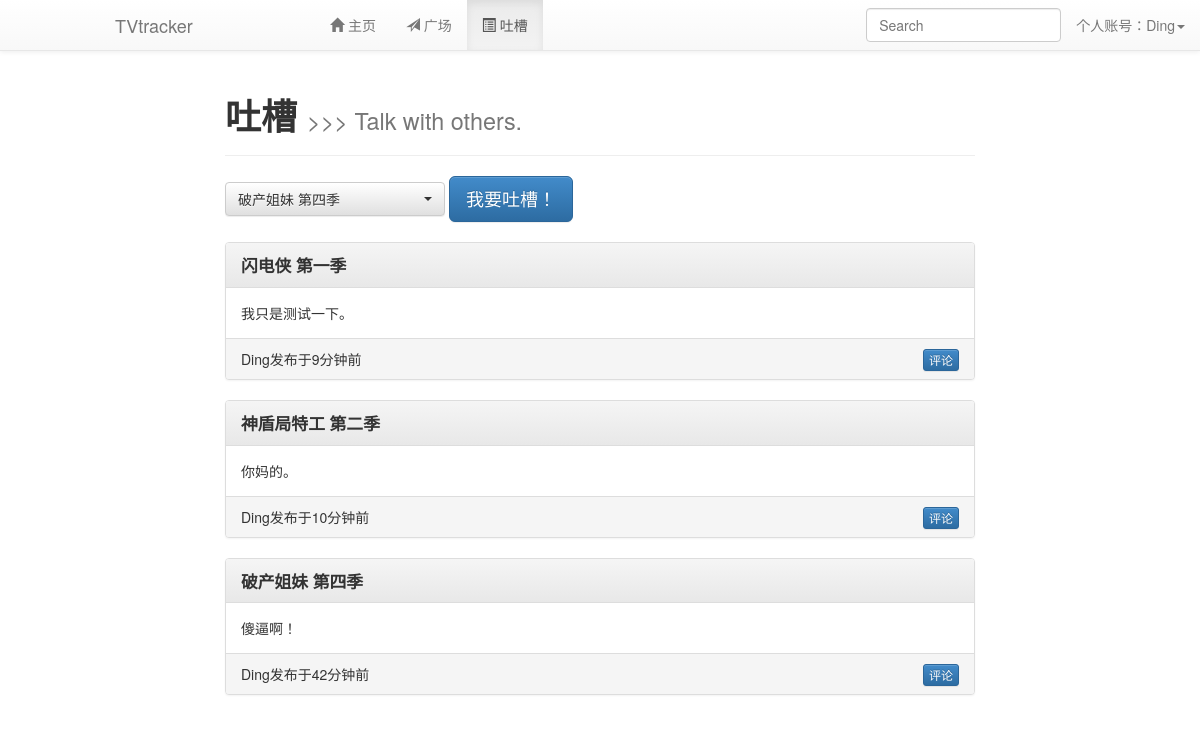
The app's page /talk (signed in) with its own data.
### tables this page shows
CREATE TABLE tracking (
    id integer primary key autoincrement,
    tvname text not null,
    userid integer not null,
    epnum integer not null default 0,
    end integer not null default 0
);

CREATE TABLE [discuss] ([id] integer PRIMARY KEY AUTOINCREMENT, [name1] text NOT NULL, [name2] text, [time] integer NOT NULL, [warning] integer NOT NULL, [level] integer NOT NULL DEFAULT '0', [content] text NOT NULL, [replyid] INTEGER, [tvname] TEXT NOT NULL);

### application.py (the view)
@app.route('/talk')
def talkPage():
    if session.get('logged_in'):
        user = query_db('select * from user where username = ?', [session['username']], one=True)
        tracking = query_db('select tvname, epnum from tracking where userid = ?', [user['id']])
        talkList = []
        sql = 'select * from discuss where tvname = ?' + ' or tvname = ?' * (len(tracking)-1)
        talk = query_db(sql+' limit 30', [i['tvname'] for i in tracking])
        talk.reverse()
        for i in talk:
            i['time'] = delta_T(i['time'])
        talkList.append(talk)
        return render_template('talkPage.html', user = user, tracking = tracking, talkList = talkList)
    else:
        return redirect(url_for('welcome'))

### application.py (called while the page is built)
def connect_db():
    return sqlite3.connect(app.config['DATABASE'])

@app.before_request
def before_request():
    g.db = connect_db()

@app.teardown_request
def teardown_request(exception):
    g.db.close()

def query_db(query, args=(), one=False):
    cur = g.db.execute(query, args)
    rv = [dict((cur.description[idx][0], value)
               for idx, value in enumerate(row)) for row in cur.fetchall()]
    return (rv[0] if rv else None) if one else rv

def delta_T(t):
    d1 = time.gmtime()
    d2 = time.gmtime(t)
    s = ''
    if d1.tm_year - d2.tm_year == 0:
        if d1.tm_mon - d2.tm_mon == 0:
            if d1.tm_mday - d2.tm_mday == 0:
                if d1.tm_hour - d2.tm_hour == 0:
                    if d1.tm_min - d2.tm_min == 0:
                        s = str(d1.tm_sec-d2.tm_sec)+u'秒前'
                    else:
                        s = str(d1.tm_min-d2.tm_min)+u'分钟前'
                else:
                    s = str(d1.tm_hour-d2.tm_hour)+u'小时前'
            else:
                s = str(d1.tm_mday-d2.tm_mday)+u'天前'
        else:
            s = str(d1.tm_mon-d2.tm_mon)+u'月前'
    else:
        s = str(d1.tm_year-d2.tm_year)+u'年前'
    return s

### templates/talkPage.html (shortened to what this page needs)
{% extends "dashboard.html" %}
{% block body %}
    <div class="page-header">
        <h1><b>吐槽</b> <small>>>> Talk with others.</small></h1>
    </div>
    <link rel="stylesheet" type="text/css" href="{{ url_for('static', filename='bootstrap-select.min.css') }}">
    <form method="POST" action="{{ url_for('postTalk') }}">
        <select name="tv" class="selectpicker">
            {% for i in tracking %}
                <option>{{ i.tvname }}</option>
            {% endfor %}
        </select>
        <button type="button" class="btn btn-primary btn-lg" data-toggle="modal" data-target="#talkModal">
            我要吐槽！
        </button>
    </form>
    <br />
    {% for i in talkList %}
        {% for j in i %}
            <div class="panel panel-default">
                <div class="panel-heading">
                    <big><b>{{ j.tvname }}</b></big>
                </div>
                <div class="panel-body">
                    {{ j.content }}
                </div>
                <div class="panel-footer">
                    <span>{{ j.name1 }}发布于{{ j.time }}</span>
                    <a class="btn btn-xs btn-primary pull-right"> 评论 </a>
                </div>
            </div>
        {% endfor %}
    {% endfor %}
{% endblock %}

### templates/dashboard.html (shortened to what this page needs)
<!DOCTYPE html>
<html>
  <head>
  <link rel="stylesheet" type="text/css" href="{{ url_for('static', filename='bootstrap.min.css') }}">
  <link rel="stylesheet" type="text/css" href="{{ url_for('static', filename='bootstrap-theme.min.css') }}">
  </head>
  <body>
  <nav class="navbar navbar-default navbar-fixed-top" role="navigation">
    <div class="container-fluid">
      <div class="navbar-header">
        <a class="navbar-brand" href="">TVtracker</a>
      </div>
      <div class="collapse navbar-collapse" id="menu_list">
        <ul class="nav navbar-nav">
          <li id="menu_list_hp">
            <a href="{{ url_for('homePage') }}"><span class="glyphicon glyphicon-home"></span> 主页</a>
          </li>
          <li id="menu_list_sp">
            <a href="{{ url_for('squarePage') }}"><span class="glyphicon glyphicon-send"></span> 广场</a>
          </li>
          <li id="menu_list_tp">
            <a href="{{ url_for('talkPage') }}"><span class="glyphicon glyphicon-list-alt"></span> 吐槽</a>
          </li>
        </ul>
        <ul class="nav navbar-nav navbar-right">
          <li class="dropdown">
            <form style="padding: 0;" class="navbar-form" role="search">
              <div class="form-group">
                <input type="text" id="searchHint" data-toggle="dropdown" class="form-control dropdown-toggle" placeholder="Search" onkeyup="hintTVandUser(this.value)" aria-haspopup="true" aria-expanded="false" AUTOCOMPLETE="OFF">
              </div>
            </form>
          </li>
          <li class="dropdown">
            <a href="#" onclick="$('#newMsg').popover('destroy');" class="dropdown-toggle" data-toggle="dropdown"><span  data-toggle="popover" data-placement="bottom" data-trigger="manual" title="新消息！" data-content="你收到了新消息~" id="newMsg"> 个人账号：{{ session['username'] }}</span><span class="caret"></span></a>
          </li>
        </ul>
      </div>
    </div>
  </nav>
  <div class="container-fluid">
    <div class="col-md-8 col-md-offset-2" id="PAGE">
      {% block body %}{% endblock %}
    </div>
  </div>
  </body>
</html>

### templates/dashboard.html (style rules this page uses)
.navbar-header { padding-left: 100px; min-width: 300px; }
#PAGE { padding-top: 55px; }

### records on screen
tracking: tvname "破产姐妹 第四季"
discuss: tvname "闪电侠 第一季", content "我只是测试一下。", name1 "Ding", time "9分钟前"
discuss: tvname "神盾局特工 第二季", content "你妈的。", name1 "Ding", time "10分钟前"
discuss: tvname "破产姐妹 第四季", content "傻逼啊！", name1 "Ding", time "42分钟前"

### other values on screen
{{ session['username'] }} "Ding"
